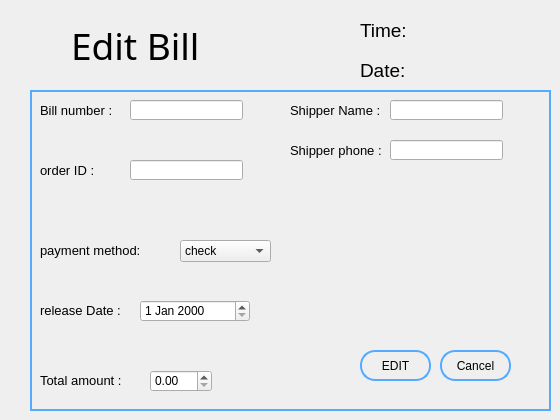
      <widget class="QWidget" name="editBill">
       <attribute name="title">
        <string>editBill</string>
       </attribute>
       <widget class="QLabel" name="label_45">
        <property name="geometry">
         <rect>
          <x>360</x>
          <y>60</y>
          <width>47</width>
          <height>21</height>
         </rect>
        </property>
        <property name="font">
         <font>
          <pointsize>14</pointsize>
         </font>
        </property>
        <property name="text">
         <string>Date:</string>
        </property>
       </widget>
       <widget class="QLabel" name="label_47">
        <property name="geometry">
         <rect>
          <x>360</x>
          <y>20</y>
          <width>47</width>
          <height>21</height>
         </rect>
        </property>
        <property name="font">
         <font>
          <pointsize>14</pointsize>
         </font>
        </property>
        <property name="text">
         <string>Time:</string>
        </property>
       </widget>
       <widget class="QLabel" name="label_46">
        <property name="geometry">
         <rect>
          <x>71</x>
          <y>10</y>
          <width>281</width>
          <height>71</height>
         </rect>
        </property>
        <property name="font">
         <font>
          <family>Arial Rounded MT Bold</family>
          <pointsize>28</pointsize>
         </font>
        </property>
        <property name="text">
         <string>Edit Bill</string>
        </property>
       </widget>
       <widget class="QFrame" name="frame_13">
        <property name="geometry">
         <rect>
          <x>30</x>
          <y>90</y>
          <width>521</width>
          <height>321</height>
         </rect>
        </property>
        <property name="styleSheet">
         <string notr="true">#frame_13
{
	border:2px solid rgb(85, 170, 255);
}</string>
        </property>
        <property name="frameShape">
         <enum>QFrame::StyledPanel</enum>
        </property>
        <property name="frameShadow">
         <enum>QFrame::Raised</enum>
        </property>
        <widget class="QPushButton" name="cancelButton_3">
         <property name="geometry">
          <rect>
           <x>410</x>
           <y>260</y>
           <width>71</width>
           <height>31</height>
          </rect>
         </property>
         <property name="styleSheet">
          <string notr="true">#cancelButton_3
{
	border-radius:15px;
	background:transparent;
	border:2px solid rgb(85, 170, 255);
}

#cancelButton_3:hover
{
	background:rgb(85, 170, 255);
}</string>
         </property>
         <property name="text">
          <string>Cancel</string>
         </property>
        </widget>
        <widget class="QPushButton" name="addButton_3">
         <property name="geometry">
          <rect>
           <x>330</x>
           <y>260</y>
           <width>71</width>
           <height>31</height>
          </rect>
         </property>
         <property name="styleSheet">
          <string notr="true">#addButton_3
{
	border-radius:15px;
	background:transparent;
	border:2px solid rgb(85, 170, 255);
}

#addButton_3:hover
{
	background:rgb(85, 170, 255);
}</string>
         </property>
         <property name="text">
          <string>EDIT</string>
         </property>
        </widget>
        <widget class="QLabel" name="label_48">
         <property name="geometry">
          <rect>
           <x>10</x>
           <y>70</y>
           <width>81</width>
           <height>21</height>
          </rect>
         </property>
         <property name="font">
          <font>
           <pointsize>10</pointsize>
           <weight>50</weight>
           <bold>false</bold>
          </font>
         </property>
         <property name="text">
          <string>order ID :</string>
         </property>
        </widget>
        <widget class="QLabel" name="label_49">
         <property name="geometry">
          <rect>
           <x>10</x>
           <y>150</y>
           <width>111</width>
           <height>21</height>
          </rect>
         </property>
         <property name="font">
          <font>
           <pointsize>10</pointsize>
           <weight>50</weight>
           <bold>false</bold>
          </font>
         </property>
         <property name="text">
          <string>payment method:</string>
         </property>
        </widget>
        <widget class="QLabel" name="label_50">
         <property name="geometry">
          <rect>
           <x>260</x>
           <y>10</y>
           <width>91</width>
           <height>21</height>
          </rect>
         </property>
         <property name="font">
          <font>
           <pointsize>10</pointsize>
           <weight>50</weight>
           <bold>false</bold>
          </font>
         </property>
         <property name="text">
          <string>Shipper Name :</string>
         </property>
        </widget>
        <widget class="QLabel" name="label_51">
         <property name="geometry">
          <rect>
           <x>260</x>
           <y>50</y>
           <width>101</width>
           <height>21</height>
          </rect>
         </property>
         <property name="font">
          <font>
           <pointsize>10</pointsize>
           <weight>50</weight>
           <bold>false</bold>
          </font>
         </property>
         <property name="text">
          <string>Shipper phone :</string>
         </property>
        </widget>
        <widget class="QLineEdit" name="billNumber_2">
         <property name="geometry">
          <rect>
           <x>100</x>
           <y>10</y>
           <width>113</width>
           <height>20</height>
          </rect>
         </property>
         <property name="readOnly">
          <bool>false</bool>
         </property>
        </widget>
        <widget class="QLineEdit" name="shipperPhone_2">
         <property name="geometry">
          <rect>
           <x>360</x>
           <y>50</y>
           <width>113</width>
           <height>20</height>
          </rect>
         </property>
        </widget>
        <widget class="QDoubleSpinBox" name="doubleSpinBox_2">
         <property name="geometry">
          <rect>
           <x>120</x>
           <y>280</y>
           <width>62</width>
           <height>22</height>
          </rect>
         </property>
        </widget>
        <widget class="QLineEdit" name="orderID_2">
         <property name="geometry">
          <rect>
           <x>100</x>
           <y>70</y>
           <width>113</width>
           <height>20</height>
          </rect>
         </property>
        </widget>
        <widget class="QLabel" name="label_53">
         <property name="geometry">
          <rect>
           <x>10</x>
           <y>210</y>
           <width>81</width>
           <height>21</height>
          </rect>
         </property>
         <property name="font">
          <font>
           <pointsize>10</pointsize>
           <weight>50</weight>
           <bold>false</bold>
          </font>
         </property>
         <property name="text">
          <string>release Date :</string>
         </property>
        </widget>
        <widget class="QLabel" name="label_54">
         <property name="geometry">
          <rect>
           <x>10</x>
           <y>10</y>
           <width>81</width>
           <height>21</height>
          </rect>
         </property>
         <property name="font">
          <font>
           <pointsize>10</pointsize>
           <weight>50</weight>
           <bold>false</bold>
          </font>
         </property>
         <property name="text">
          <string>Bill number :</string>
         </property>
        </widget>
        <widget class="QLineEdit" name="shipperName_2">
         <property name="geometry">
          <rect>
           <x>360</x>
           <y>10</y>
           <width>113</width>
           <height>20</height>
          </rect>
         </property>
        </widget>
        <widget class="QDateEdit" name="dateEdit_2">
         <property name="geometry">
          <rect>
           <x>110</x>
           <y>210</y>
           <width>110</width>
           <height>22</height>
          </rect>
         </property>
        </widget>
        <widget class="QLabel" name="label_55">
         <property name="geometry">
          <rect>
           <x>10</x>
           <y>280</y>
           <width>101</width>
           <height>21</height>
          </rect>
         </property>
         <property name="font">
          <font>
           <pointsize>10</pointsize>
           <weight>50</weight>
           <bold>false</bold>
          </font>
         </property>
         <property name="text">
          <string>Total amount :</string>
         </property>
        </widget>
        <widget class="QComboBox" name="paymentMethod_2">
         <property name="geometry">
          <rect>
           <x>150</x>
           <y>150</y>
           <width>91</width>
           <height>22</height>
          </rect>
         </property>
         <item>
          <property name="text">
           <string>check</string>
          </property>
         </item>
         <item>
          <property name="text">
           <string>cash</string>
          </property>
         </item>
        </widget>
       </widget>
       <widget class="QLabel" name="date_8">
        <property name="geometry">
         <rect>
          <x>410</x>
          <y>60</y>
          <width>131</width>
          <height>21</height>
         </rect>
        </property>
        <property name="text">
         <string/>
        </property>
       </widget>
       <widget class="QLabel" name="time_9">
        <property name="geometry">
         <rect>
          <x>410</x>
          <y>20</y>
          <width>141</width>
          <height>21</height>
         </rect>
        </property>
        <property name="text">
         <string/>
        </property>
       </widget>
      </widget>
